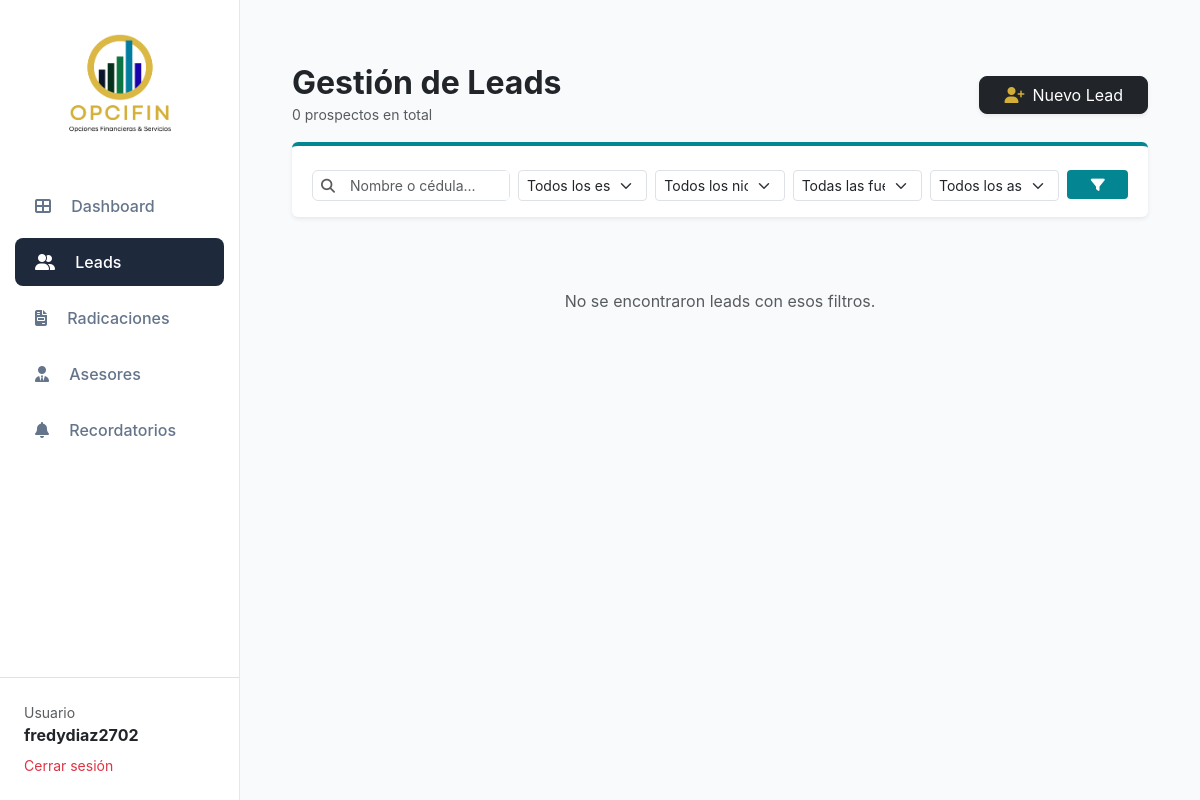
/dashboard/leads/ (signed in), run on an earlier commit of the app's database.
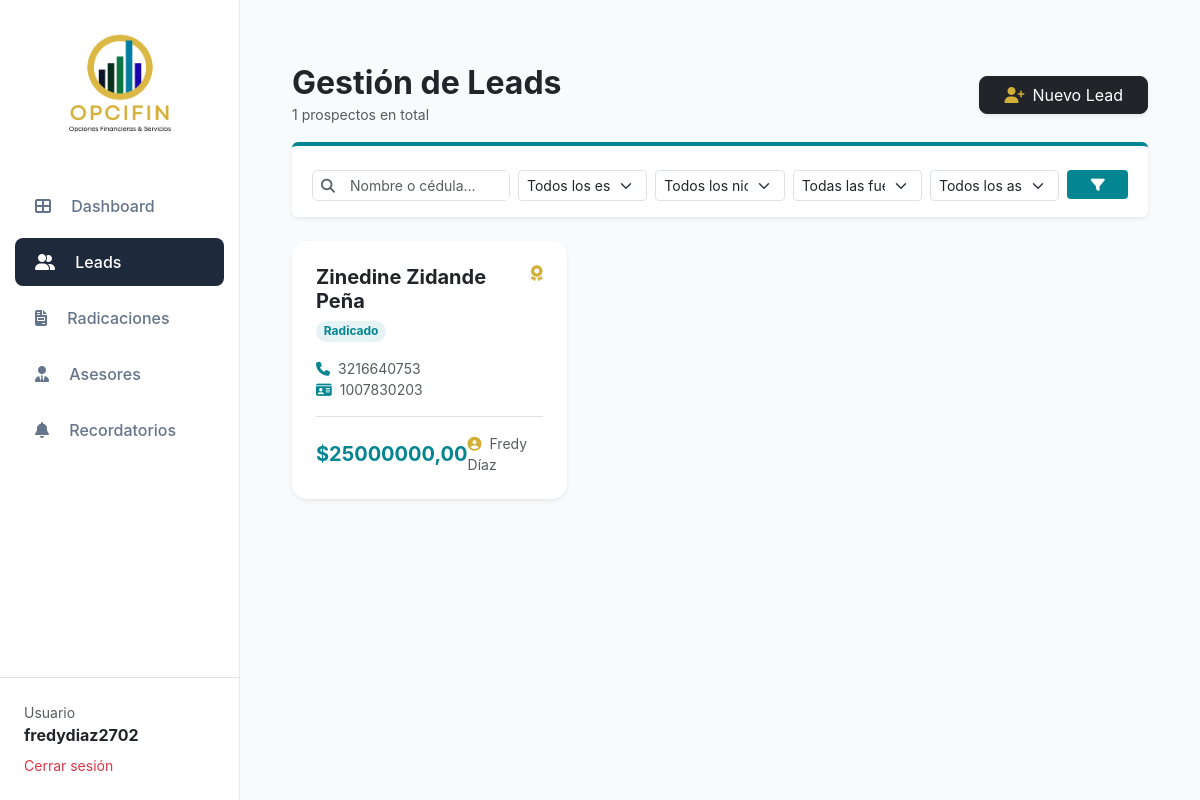
And on a later commit of the database.
### gestion_financiera/models.py (models this page shows, shortened)
class Lead(models.Model):
    NICHOS = [
        ('DOCENTE', 'Docente'), ('PENSIONADO', 'Pensionado'),
        ('SERVIDOR_PUBLICO', 'Servidor Público'), ('FUERZAS_ARMADAS', 'Fuerzas Armadas'),
        ('INDEPENDIENTE', 'Independiente'),
    ]
    ESTADOS = [
        ('NUEVO', 'Nuevo'), ('CONTACTADO', 'Contactado'), ('EN_PROCESO', 'En Proceso'),
        ('DOCUMENTACION', 'Documentación'), ('RADICADO', 'Radicado'),
        ('APROBADO', 'Aprobado'), ('DESEMBOLSADO', 'Desembolsado'), ('RECHAZADO', 'Rechazado'),
    ]
    FUENTES = [
        ('WHATSAPP', 'WhatsApp'), ('FACEBOOK', 'Facebook'), ('INSTAGRAM', 'Instagram'),
        ('TIKTOK', 'TikTok'), ('WEB', 'Sitio Web'), ('REFERIDO', 'Referido'), ('LLAMADA', 'Llamada'),
    ]
    PRIORIDADES = [('BAJA', 'Baja'), ('MEDIA', 'Media'), ('ALTA', 'Alta'), ('URGENTE', 'Urgente')]
    codigo_gestion = models.CharField(max_length=50, unique=True, blank=True)
    nombre_completo = models.CharField(max_length=200)
    cedula = models.CharField(max_length=20, blank=True, null=True)
    telefono = models.CharField(max_length=20)
    email = models.EmailField(blank=True, null=True)
    nicho = models.CharField(max_length=50, choices=NICHOS)
    fuente = models.CharField(max_length=50, choices=FUENTES)
    ciudad = models.CharField(max_length=100, blank=True)
    departamento = models.CharField(max_length=100, blank=True)
    empleador = models.CharField(max_length=200, blank=True)
    ingreso_mensual = models.DecimalField(max_digits=12, decimal_places=2, default=0)
    monto_solicitado = models.DecimalField(max_digits=12, decimal_places=2, default=0)
    prioridad = models.CharField(max_length=20, choices=PRIORIDADES, default='MEDIA')
    estado = models.CharField(max_length=50, choices=ESTADOS, default='NUEVO')
    asesor = models.ForeignKey(User, on_delete=models.SET_NULL, null=True, related_name='leads_asignados')
    notas = models.TextField(blank=True)
    fecha_creacion = models.DateTimeField(auto_now_add=True)

### gestion_financiera/views.py (the view)
# urls.py: path('dashboard/leads/', views.leads_list, name='leads_list'),
@login_required
def leads_list(request):
    leads = Lead.objects.all().order_by('-fecha_creacion')
    search = request.GET.get('search')
    estado = request.GET.get('estado')
    nicho = request.GET.get('nicho')
    fuente = request.GET.get('fuente')
    if search:
        leads = leads.filter(nombre_completo__icontains=search) | leads.filter(cedula__icontains=search)
    if estado:
        leads = leads.filter(estado=estado)
    if nicho:
        leads = leads.filter(nicho=nicho)
    if fuente:
        leads = leads.filter(fuente=fuente)
    context = {
        'leads': leads,
        'estados': Lead.ESTADOS,
        'nichos': Lead.NICHOS,
        'fuentes': Lead.FUENTES,
        'asesores': User.objects.filter(is_active=True),
    }
    return render(request, 'dashboard/leads_list.html', context)

### web_opcifin/templates/dashboard/leads_list.html (shortened to what this page needs)
{% extends 'dashboard/main.html' %}
{% block content %}
<div class="container-fluid py-4" style="background-color: #F8FAFC;">
    <div class="d-flex justify-content-between align-items-center mb-4">
        <div>
            <h2 class="fw-bold mb-0">Gestión de Leads</h2>
            <small class="text-muted">{{ leads.count }} prospectos en total</small>
        </div>
        <a href="{% url 'registro_manual' %}" class="btn btn-dark px-4 shadow-sm" style="border-radius: 8px;">
            <i class="fas fa-user-plus me-2 text-gold"></i>Nuevo Lead
        </a>
    </div>
    <form method="GET" class="row g-2 mb-4 bg-white p-3 rounded shadow-sm mx-0 border-top border-4 border-info" style="border-color: var(--opcifin-main) !important;">
        <div class="col-md-3">
            <div class="input-group input-group-sm border rounded">
                <span class="input-group-text bg-transparent border-0"><i class="fas fa-search text-muted"></i></span>
                <input type="text" name="search" class="form-control border-0" placeholder="Nombre o cédula..." value="{{ request.GET.search }}">
            </div>
        </div>
        <div class="col-md-2">
            <select name="estado" class="form-select form-select-sm">
                <option value="">Todos los estados</option>
            </select>
        </div>
        <div class="col-md-2">
            <select name="nicho" class="form-select form-select-sm">
                <option value="">Todos los nichos</option>
            </select>
        </div>
        <div class="col-md-2">
            <select name="fuente" class="form-select form-select-sm">
                <option value="">Todas las fuentes</option>
            </select>
        </div>
        <div class="col-md-2">
            <select name="asesor" class="form-select form-select-sm">
                <option value="">Todos los asesores</option>
            </select>
        </div>
        <div class="col-md-1">
            <button type="submit" class="btn btn-opcifin btn-sm w-100"><i class="fas fa-filter"></i></button>
        </div>
    </form>
    <div class="row g-3">
        {% for lead in leads %}
        <div class="col-md-4">
            <div class="card border-0 shadow-sm h-100 card-hover" onclick="abrirPanelLead('{{ lead.id }}')">
                <div class="card-body p-4">
                    <div class="d-flex justify-content-between align-items-start mb-3">
                        <div>
                            <h5 class="fw-bold text-dark mb-1">{{ lead.nombre_completo }}</h5>
                            <span class="badge bg-opcifin-light rounded-pill">{{ lead.get_estado_display }}</span>
                        </div>
                        <i class="fas fa-award text-gold"></i>
                    </div>
                    <div class="text-muted small mb-3">
                        <div><i class="fas fa-phone me-2" style="color: var(--opcifin-main);"></i>{{ lead.telefono }}</div>
                        <div><i class="fas fa-id-card me-2" style="color: var(--opcifin-main);"></i>{{ lead.cedula|default:"N/A" }}</div>
                    </div>
                    <div class="d-flex justify-content-between align-items-center border-top pt-3">
                        <h5 class="fw-bold mb-0" style="color: var(--opcifin-main);">${{ lead.monto_solicitado }}</h5>
                        <div class="text-muted small"><i class="fas fa-user-circle me-1 text-gold"></i>
                            {% if lead.asesor %}{{ lead.asesor.get_full_name }}{% else %}Sin asignar{% endif %}
                        </div>
                    </div>
                </div>
            </div>
        </div>
        {% empty %}
        <div class="col-12 text-center py-5">
            <p class="text-muted">No se encontraron leads con esos filtros.</p>
        </div>
        {% endfor %}
    </div>
</div>
{% endblock %}

What changed in the data, as far as the page shows it:
added Lead: nombre_completo "Zinedine Zidande Peña", estado "Radicado", telefono "3216640753", cedula "1007830203", monto_solicitado "25000000,00", asesor.get_full_name "Fredy Díaz"
Also different on the page:
{{ leads.count }}: "0" → "1"
text no longer shown: "No se encontraron leads con esos filtros."
